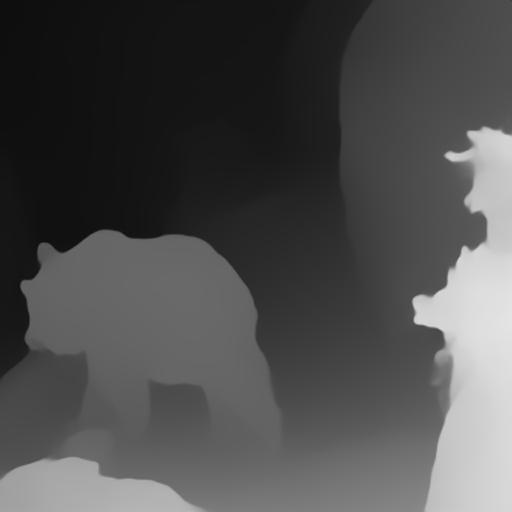
#> input picture depth_image/depth0.jpg, 512 x 512 px
$ python depth_process.py
#> lines starting #> are read from the running program, lines starting #| are printed output that depends on the picture
import cv2 as cv
import pywt
import matplotlib.pyplot as plt
import numpy as np


def main():

    images = None
    i = 0
    per = 0.01
    for i in range(1):
        a = cv.imread(f'./depth_image/depth{i}.jpg')
#> a is the input picture: shape (512, 512, 3); min 7, max 228, mean 77.6
        gray_a = cv.cvtColor(a, cv.COLOR_BGR2GRAY)
        # cv.imwrite(f'./depth_image/gray_depth{i}.jpg', gray_a)

        plt.figure(f'right{i}')
        coeff = [0, 0, 0, 0]
        coeff[0], (coeff[1], coeff[2], coeff[3]) = pywt.dwt2(gray_a, 'haar')
        for j in range(4):
            # if (i == 0):
            #     plt.imsave(f'./depth_image/wavelet_{j}.jpg', coeff[j])
            plt.subplot(221+j)
            plt.imshow(coeff[j])
            plt.title(f'{j}')
            # np.savetxt(
            #     f'./depth_image/depth{i}_wavelet{j}_excel.txt', coeff[j], fmt='%d')

        for k in range(25):
            per = 1 - k * 0.04
            # per = -0.1

            plt.figure(f'idwt{i}_per{per}')
            for j in range(4):

                if j > 0:
                    coeff[j] = reserve_only_max(coeff[j], per)
                plt.subplot(231+j)
                plt.imshow(coeff[j])
                plt.imsave(
                    f'./depth_image/depth{i}/coeff{j}_per{per}_img{i}.jpg', coeff[j], cmap='gray')
                plt.title(f'reverse_coe{j}')

            idwt_img = pywt.idwt2(
                (coeff[0], (coeff[1], coeff[2], coeff[3])), 'haar')
            plt.imsave(
                f'./depth_image/depth{i}/reserve_img{i}_per{per}.jpg', idwt_img, cmap='gray')
            plt.subplot(235)
            plt.imshow(idwt_img, cmap='Greys')
            plt.title('idwt')

            e_img = np.abs(gray_a - idwt_img)
            plt.imsave(
                f'./depth_image/depth{i}/error_map_img{i}_per{per}.jpg', e_img, cmap='gray')
#> this loop made 25 passes
#> pass 1, in reserve_only_max, `mat_abs = np.abs(mat)`:
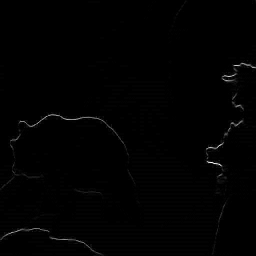
#> mat_abs: shape (256, 256) float64; min 0, max 65.5, mean 0.5; drawn with min black and max white
#> pass 1, in reserve_only_max, `new_mat = np.where(mat_abs < threhold, 0, mat)`:
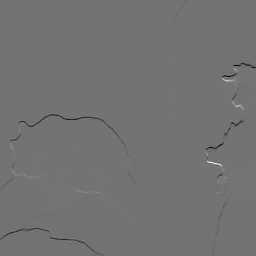
#> new_mat: shape (256, 256) float64; min -54, max 65.5, mean -0.3; drawn with min black and max white
#> after the loop, coeff = 4 items

    plt.show()
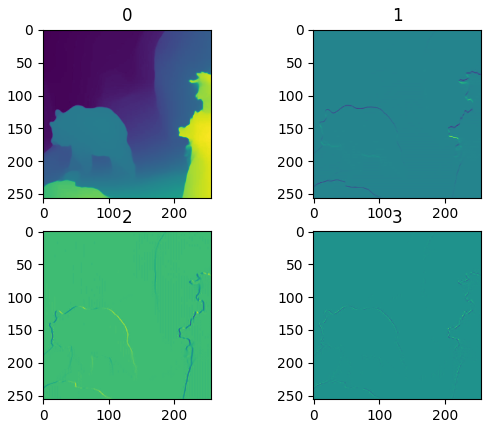
#> figure drawn by matplotlib, 4 panels
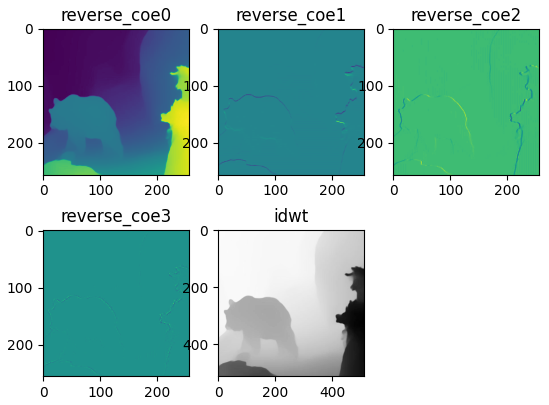
#> figure drawn by matplotlib, 5 panels
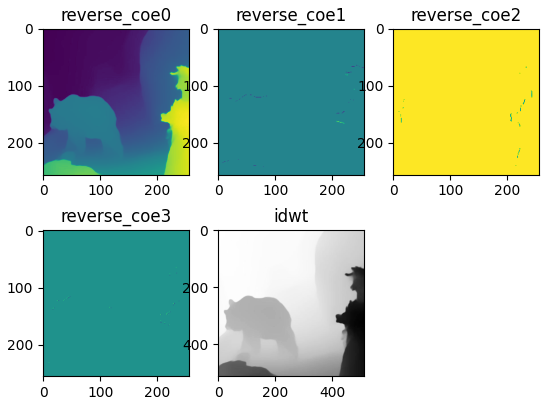
#> figure drawn by matplotlib, 5 panels
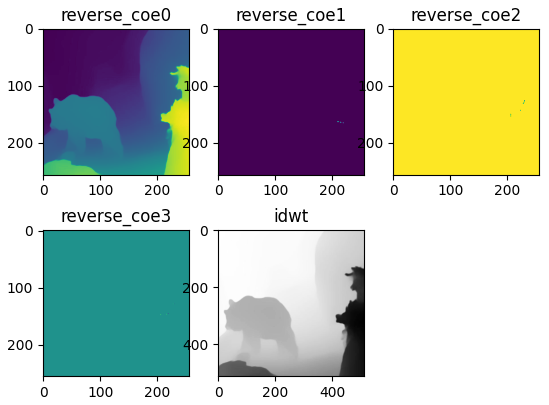
#> figure drawn by matplotlib, 5 panels


def reserve_only_max(mat: np.array, percent: float):
    mat_abs = np.abs(mat)
    m = np.max(mat_abs)
    threhold = m * (1-percent)
    new_mat = np.where(mat_abs < threhold, 0, mat)
    return new_mat


if __name__ == '__main__':
    main()

$ run again, with depth_image/depth5.jpg copied over depth_image/depth0.jpg
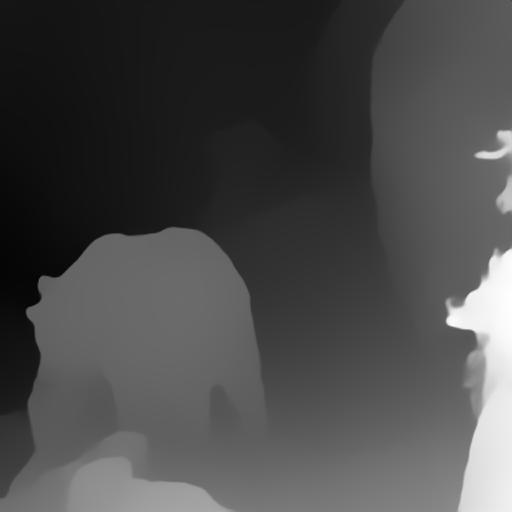
#> input picture depth_image/depth5.jpg, 512 x 512 px
#> in main, a is the input picture: shape (512, 512, 3); min 0, max 255, mean 73.8
#> the loop in main, `for k in range(25):` made 25 passes
#> pass 1, in reserve_only_max, `new_mat = np.where(mat_abs < threhold, 0, mat)`:
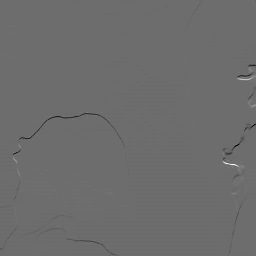
#> new_mat: shape (256, 256) float64; min -60.5, max 80, mean -0.2; drawn with min black and max white
#> after the loop in main, `for k in range(25):`: coeff = 4 items
#> in main, `plt.show()`:
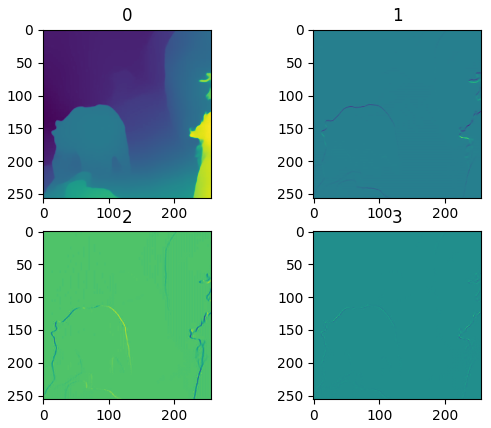
#> figure drawn by matplotlib, 4 panels
